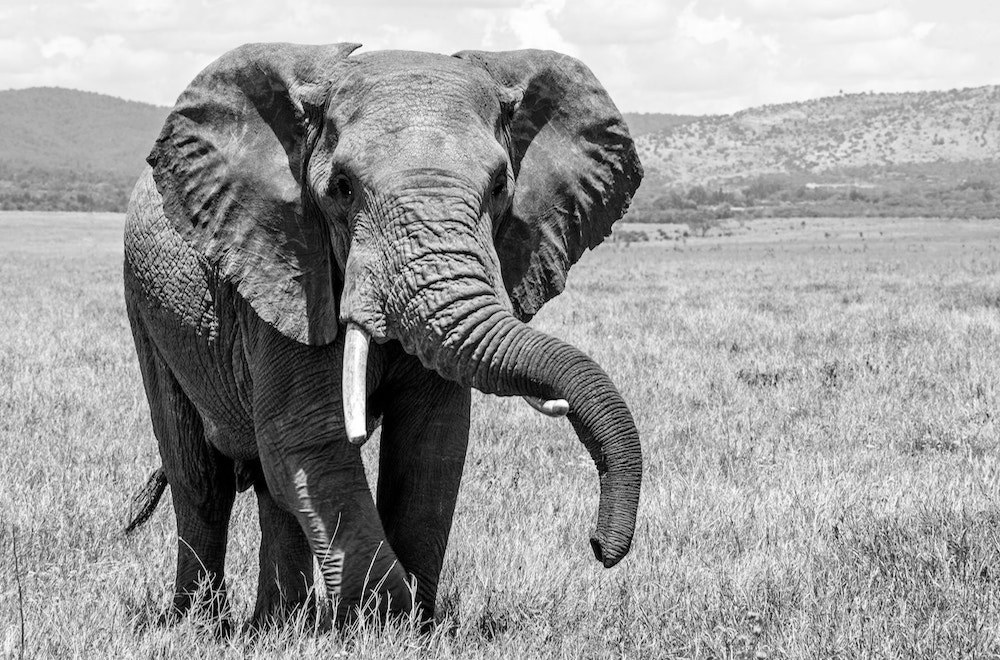
#> input picture hw1/elephant.png, 1000 x 660 px, found by its file name
$ python problem2.py
#> lines starting #> are read from the running program, lines starting #| are printed output that depends on the picture
#!/usr/bin/env python3
# -*- coding: utf-8 -*-
"""
Created on Sat Sep 28 19:16:17 2019

@author: Sarang Joshi
"""
import cv2
import numpy as np
from matplotlib import pyplot as plt

"""
def gauss(img):
    midImage = cv2.GaussianBlur(img,(5,5),cv2.BORDER_REPLICATE)
    scale_percent = 50
    width = int(img.shape[1] * scale_percent / 100)
    height = int(img.shape[0] * scale_percent / 100)
    dim = (width, height)
    # resize image
    subImage= cv2.resize (midImage,dim, interpolation = cv2.INTER_AREA)

    return subImage
"""
def get_image(path):
    image = cv2.imread(path, cv2.IMREAD_GRAYSCALE)
#> image is the input picture: shape (660, 1000); min 0, max 255, mean 155.7
    return image

def display_image(input_matrix, captions = "Original image"):
    cv2.imshow(captions,input_matrix)

"""
apply a gaussian filter and resize the image by a factor
"""
def gaussian_blur(input_image, resize_factor):
    blurred_input_image = cv2.GaussianBlur(input_image,(5,5),cv2.BORDER_REPLICATE)
    columns = int(input_image.shape[1] * resize_factor)
    rows = int(input_image.shape[0] * resize_factor)
    image_dimensions    = (columns, rows)
    resized_image = cv2.resize (blurred_input_image, image_dimensions, interpolation = cv2.INTER_AREA)
    return resized_image


def laplace_transform(input_image):
    blurred_input_image = cv2.GaussianBlur(input_image,(5,5),cv2.BORDER_REPLICATE)
    laplace_image=cv2.subtract(input_image,blurred_input_image)
    return laplace_image

def fft(img):
    dft = cv2.dft(np.float32(img),flags = cv2.DFT_COMPLEX_OUTPUT)
    dft_shift = np.fft.fftshift(dft)
    magnitude_spectrum = 20*np.log(cv2.magnitude(dft_shift[:,:,0],dft_shift[:,:,1]))
    return magnitude_spectrum

def plot_graphs(img_magnitude, laplace_magnitude, levels):
    plt.subplot(121),plt.imshow(img_magnitude, cmap = 'gray')
    plt.title('Magnitude Gaussian{!s}'.format(levels)), plt.xticks([]), plt.yticks([])
    plt.subplot(122),plt.imshow(laplace_magnitude, cmap = 'gray')
    plt.title('Magnitude Laplacian{!s}'.format(levels)), plt.xticks([]), plt.yticks([])
    levels+=1
    plt.show()

def write_image(list_of_images, image_name):
    level = 0
    for image in list_of_images:
        image_name = image_name +  '_' + str(level) + ".JPEG"
        cv2.imwrite(image_name, image)
        level+=1


def transform_image(input_image, iterations):
#> called with iterations = 5
    list_gaussians = []
    list_laplacians = []
    levels = 0
    for i in range (iterations):

        outImage = gaussian_blur(input_image, 0.5)
        list_gaussians.append(outImage)
        lImage= laplace_transform(input_image)
        list_laplacians.append(lImage)
        image_magnitude=fft(input_image)
        laplace_magnitude=fft(lImage)
        input_image = outImage
        cv2.imshow('Image after applying gaussian ',outImage)
        cv2.imshow('mage after applying laplace transform ',lImage)
        plot_graphs(image_magnitude,  laplace_magnitude, levels)
        levels+=1
        cv2.waitKey(0) # waits until a key is pressed
        write_image(list_gaussians, 'gaussian_level')
        write_image(list_laplacians, 'laplacian_level')
#> this loop made 5 passes
#> pass 1, in laplace_transform, `laplace_image=cv2.subtract(input_image,blurred_input_image)`:
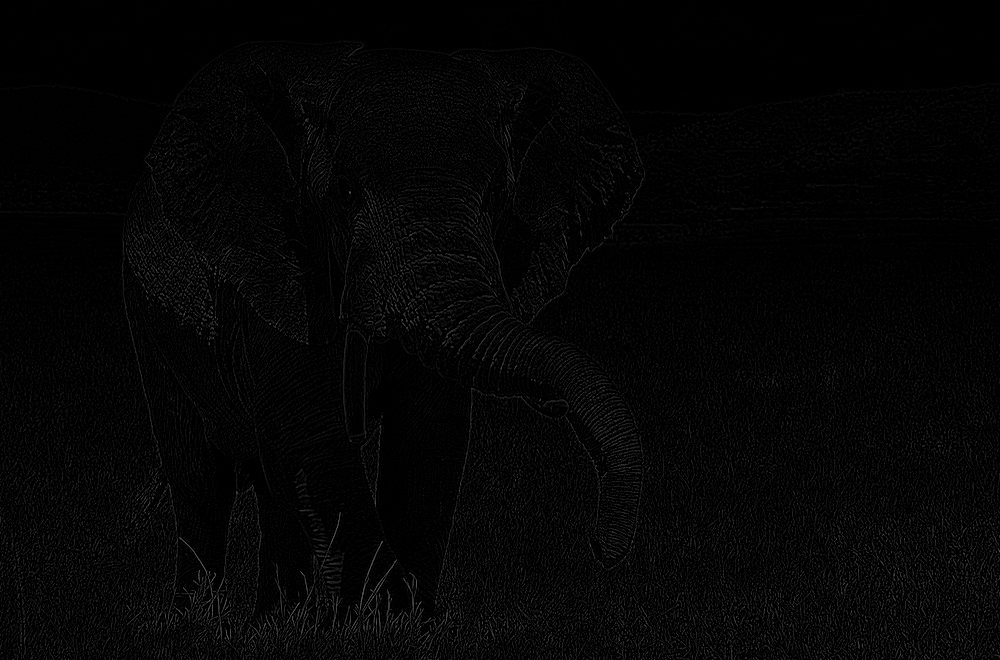
#> laplace_image: shape (660, 1000); min 0, max 103, mean 4.8
#> pass 1, in fft, `magnitude_spectrum = 20*np.log(cv2.magnitude(dft_shift[:,:,0],dft_shif..`:
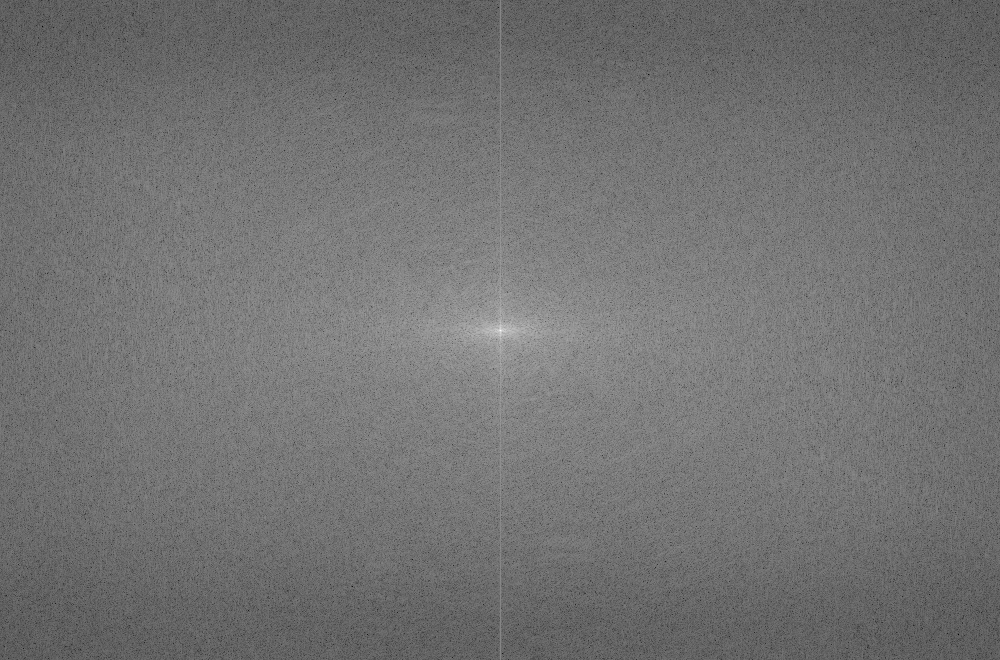
#> magnitude_spectrum: shape (660, 1000) float32; min 33.19, max 369, mean 183.9; drawn with min black and max white
#> pass 1, in plot_graphs, `plt.show()`:
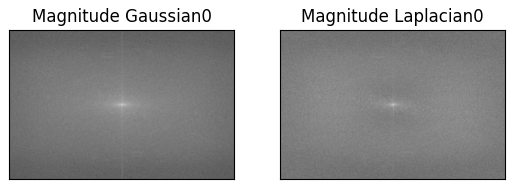
#> figure drawn by matplotlib, 2 panels
#> after the loop:
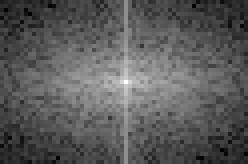
#> image_magnitude: shape (41, 62) float32 (shown 4 times larger); min 25.01, max 257.8, mean 107.5; drawn with min black and max white
#> after the loop:
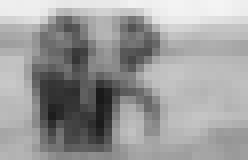
#> input_image: shape (20, 31) (shown 8 times larger); min 25, max 244, mean 155.8
#> after the loop, levels = 5; list_gaussians = 5 items; list_laplacians = 5 items


def main():
    # Load an image in grayscale
    image_path =  '/home/wickedshaman/Fall_2019/ECE_5554/Computer_Vision/hw1/elephant.png'
    input_image = get_image(image_path)
    display_image(input_image)
    # Apply gaussian blur, apply laplace transform and fft on image while resizing
    transform_image(input_image, 5)
    cv2.destroyAllWindows()


if __name__== "__main__":
  main()

$ run again, with hw1/difference.png copied over hw1/elephant.png
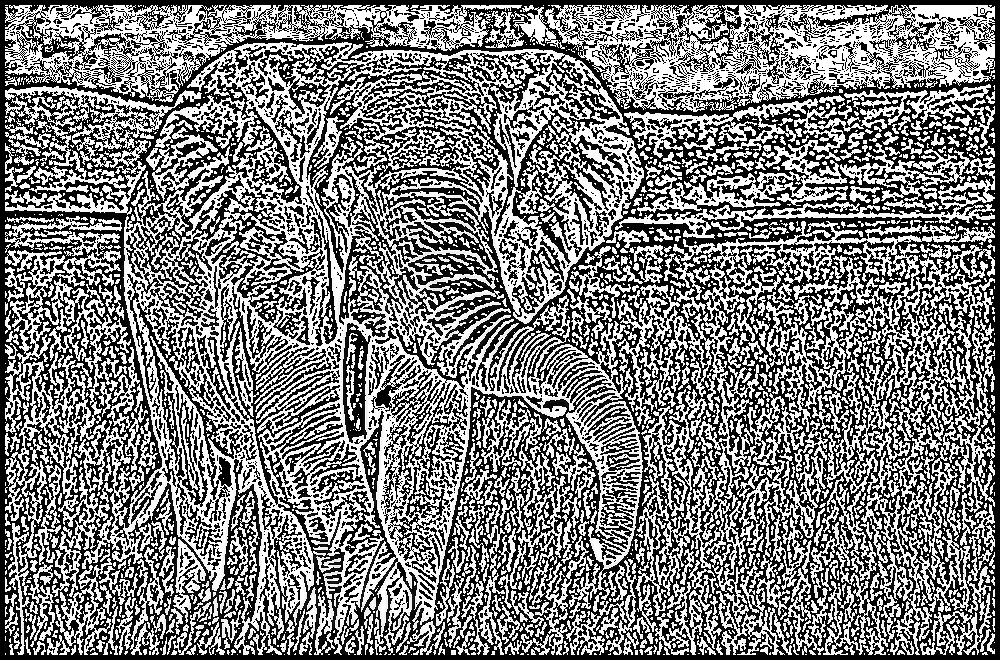
#> input picture hw1/difference.png, 1000 x 660 px, found by its file name
#> in get_image, image is the input picture: shape (660, 1000); min 0, max 255, mean 125.2
#> the loop in transform_image, `for i in range (iterations): ` made 5 passes
#> pass 1, in plot_graphs, `plt.show()`:
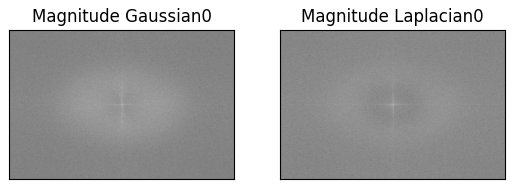
#> figure drawn by matplotlib, 2 panels
#> after the loop in transform_image, `for i in range (iterations):`:
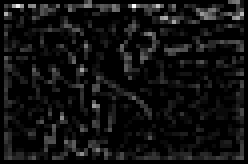
#> lImage: shape (41, 62) (shown 4 times larger); min 0, max 25, mean 1.7; drawn with min black and max white
#> after the loop in transform_image, `for i in range (iterations):`: levels = 5; list_gaussians = 5 items
